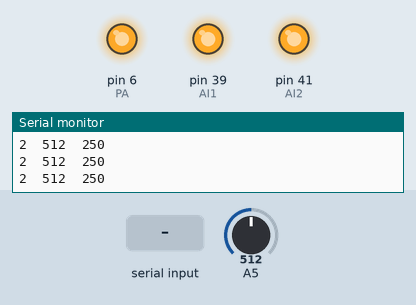
Recording of a sketch running on a simulated Arduino Mega 2560, built with avr-gcc and run on an emulated ATmega2560. Shown: output pins drawn as LEDs (lit = HIGH), the last lines printed to the serial monitor. Inputs (shaded band) come from the test bench; at power-on: A5 = 512.

Above: at 1.2 s.
1.3 s: "1" received over Serial
At 2.1 s:
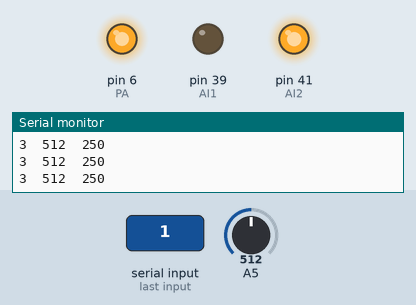
2.8 s: "2" received over Serial
At 3.9 s:
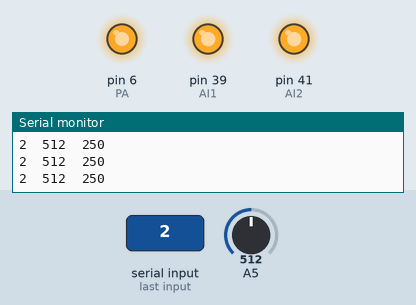
5.8 s: A5 set to 106
7.3 s: A5 set to 91
Timing chart, 0 to 9.8 s (numbered marks = the images above; inputs shaded):
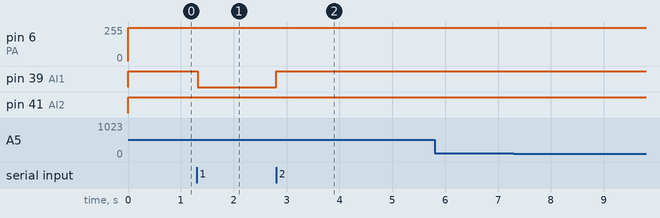

Measured:
- after the input at 1.3 s, pin 39 (AI1): HIGH → LOW at once
- after the input at 2.8 s, pin 39 (AI1): LOW → HIGH at once

The sketch:

force_v1.ino
```cpp
float pos1 = 0.0;
int pos1_raw, pos1_mm;
int pos1_min = 40, pos1_max = 800;
int dir = 2, duty = 250;
int moving = 0;

float max_force = 0.5;

int AI1 =   39;
int AI2 =   41;
int PA =    6;

void setup() {
  Serial.begin(9600);
  pinMode(AI1,OUTPUT);
  pinMode(AI2,OUTPUT);
  pinMode(PA,OUTPUT);
  digitalWrite(AI1,LOW);
  digitalWrite(AI2,LOW);
  digitalWrite(PA,LOW);
}

void loop() {

  pos1_raw = analogRead(A5);

  pos1_mm = pos1_raw;

  if (pos1_mm < pos1_min)       pos1_mm = pos1_min;
  else if (pos1_mm > pos1_max)  pos1_mm = pos1_max;

  pos1 = ((float)pos1_mm - pos1_min) / (pos1_max - pos1_min) * 10.0;          // position in mm

  char m = Serial.read();

  if (m == '1')
  {
    dir = 3;      // extrude
    moving = 1;
  }
  else if (m == '2')
  {
    dir = 1;      // back
    moving = 2;
  }
  else if (m == '3')
  {
    if (duty > 30)   duty -= 10;
  }
  else if (m == '4')
  {
    if (duty < 250) duty += 10;
  }
  else if (m == '5')
  {
    dir = 2;
  }

  Serial.print(dir);

  Serial.print("\t");
  Serial.print(pos1_mm);

  Serial.print("\t");
  Serial.println(duty);

  if (moving == 2 && pos1_mm < 650)
  {
    dir = 2;
  }
  if (moving == 1 && pos1_mm > 799)
  {
    dir = 2;
  }
  motor_con1(dir, duty);

  delay(20);
}


void motor_con1(int n1, int m1) {    // 1: back, 2: stop, 3: extrude
  if (n1 == 1) {
    digitalWrite(AI1,HIGH);
    digitalWrite(AI2,LOW);
    analogWrite(PA,m1);
  }
  else if (n1 == 2) {
    digitalWrite(AI1,HIGH);
    digitalWrite(AI2,HIGH);
    analogWrite(PA,m1);
  }
  else if (n1 == 3) {
    digitalWrite(AI1,LOW);
    digitalWrite(AI2,HIGH);
    analogWrite(PA,m1);
  }
}
```
